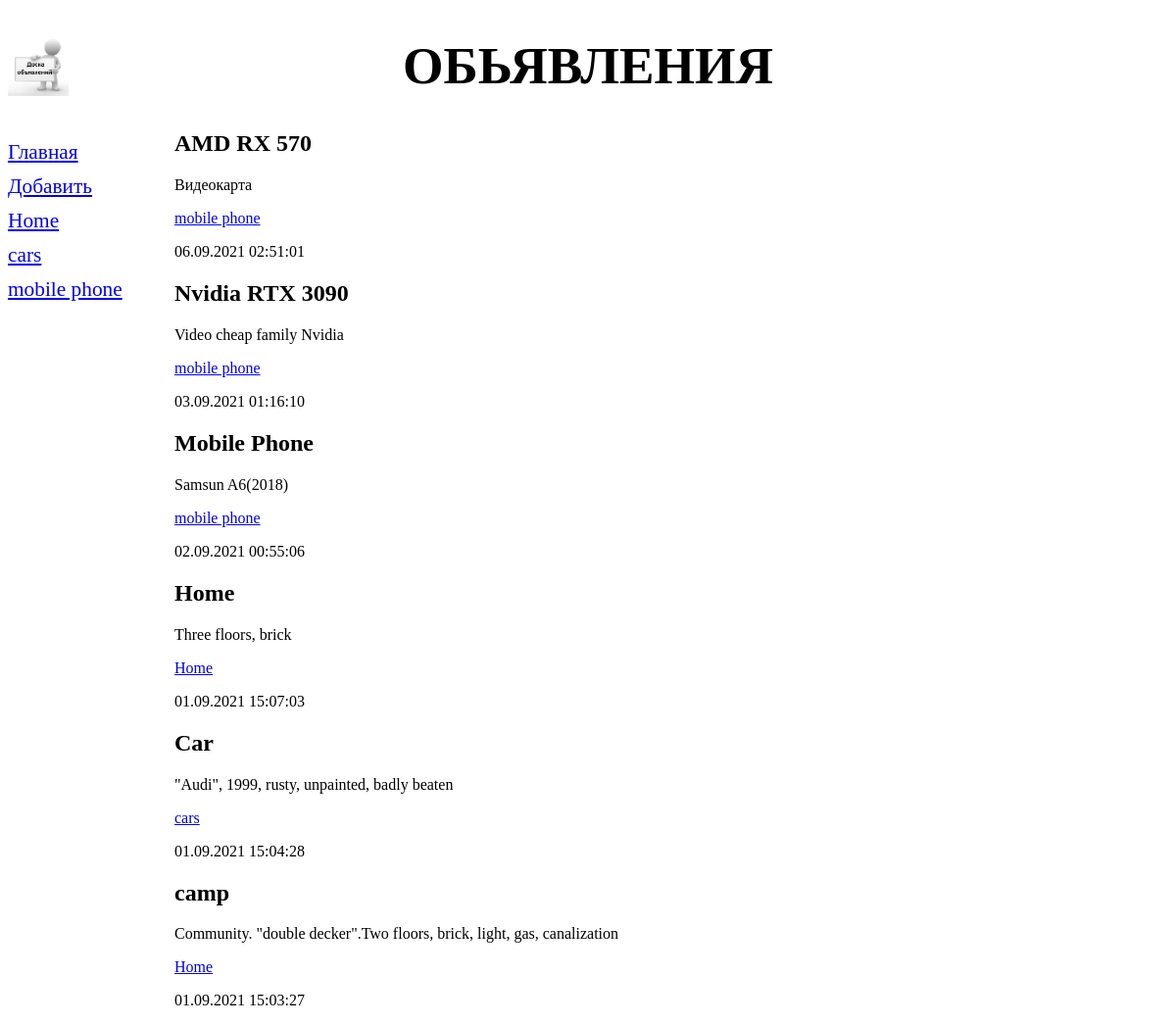
/bboard/, run on the app's committed database.
### bboard/models.py (models this page shows, shortened)
class Rubric(models.Model):
	name = models.CharField(max_length=20, db_index=True, verbose_name='Название')
	class Meta:
		verbose_name_plural = 'Рубрики'
		verbose_name = 'Рубрика'
		ordering = ['name']

class Bb(models.Model):
	title = models.CharField(max_length=50, verbose_name='Товар')
	content = models.TextField(null=True, blank=True, verbose_name='Описание')
	price = models.FloatField(null=True, blank=True, verbose_name='Цена')
	published = models.DateTimeField(auto_now_add=True, db_index=True, verbose_name='Опубликовано')
	rubric = models.ForeignKey('Rubric', null=True, on_delete=models.CASCADE, verbose_name='Рубрика')
	class Meta:
		verbose_name_plural = 'Обьявления'
		verbose_name = 'Обьявление'
		ordering = ['-published']

### bboard/views.py (the view)
# urls.py: path('', index, name='index'),
def index(request):          #Более новая версия
	bbs = Bb.objects.all()
	rubrics = Rubric.objects.all()
	context = {
		'bbs':bbs,
		'rubrics':rubrics
	}
	return render(request, 'bboard/index.html', context)

### bboard/templates/bboard/index.html
{% extends "layout/basic.html" %}
{% block content %}
    {% for bb in bbs %}
		<div>
			<h2>{{bb.title}}</h2>
			<p>{{bb.content}}</p>
			<p><a href="{% url 'by_rubric' bb.rubric.pk %}">{{bb.rubric.name}}</a></p>
			<p>{{bb.published|date:"d.m.Y H:i:s"}}</p>
		</div>
	{% endfor %}
{% endblock content %}

### bboard/templates/layout/basic.html (shortened to what this page needs)
{% load static %}
<!DOCTYPE html>
<html>
<head>
	<link rel="stylesheet" type="text/css" href="{% static 'bboard/style.css' %}">
</head>
<body>
	<header>
		<h1>Обьявления</h1>
	</header>
	<nav>
		<a href="{% url 'index' %}">Главная</a>
		<a href="{% url 'add' %}">Добавить</a>
		{% for rubric in rubrics %}
			<a href="{% url 'by_rubric' rubric.pk %}">
				{{rubric.name}}
			</a>
		{% endfor %}
	</nav>
	<section>
		{% block content %}
		{% endblock %}
	</section>
</body>
</html>

### bboard/static/bboard/style.css (style rules this page uses)
header h1 { font-size: 40pt; text-transform: uppercase; text-align: center; background: url("bg.jpg") left / auto 100% no-repeat; }
nav { font-size: 16pt; width: 150px; float: left; }
nav a { display: block; margin: 10px 0px; }
section { margin-left: 170px; }

### data on the page
Rubric: name "Home"
Rubric: name "cars"
Rubric: name "mobile phone"
Bb: title "AMD RX 570", content "Видеокарта", rubric.name "mobile phone", published "06.09.2021 02:51:01"
Bb: title "Nvidia RTX 3090", content "Video cheap family Nvidia", rubric.name "mobile phone", published "03.09.2021 01:16:10"
Bb: title "Mobile Phone", content "Samsun A6(2018)", rubric.name "mobile phone", published "02.09.2021 00:55:06"
Bb: title "Home", content "Three floors, brick", rubric.name "Home", published "01.09.2021 15:07:03"
Bb: title "Car", content "\"Audi\", 1999, rusty, unpainted, badly beaten", rubric.name "cars", published "01.09.2021 15:04:28"
Bb: title "camp", content "Community. \"double decker\".Two floors, brick, light, gas, canalization", rubric.name "Home", published "01.09.2021 15:03:27"
